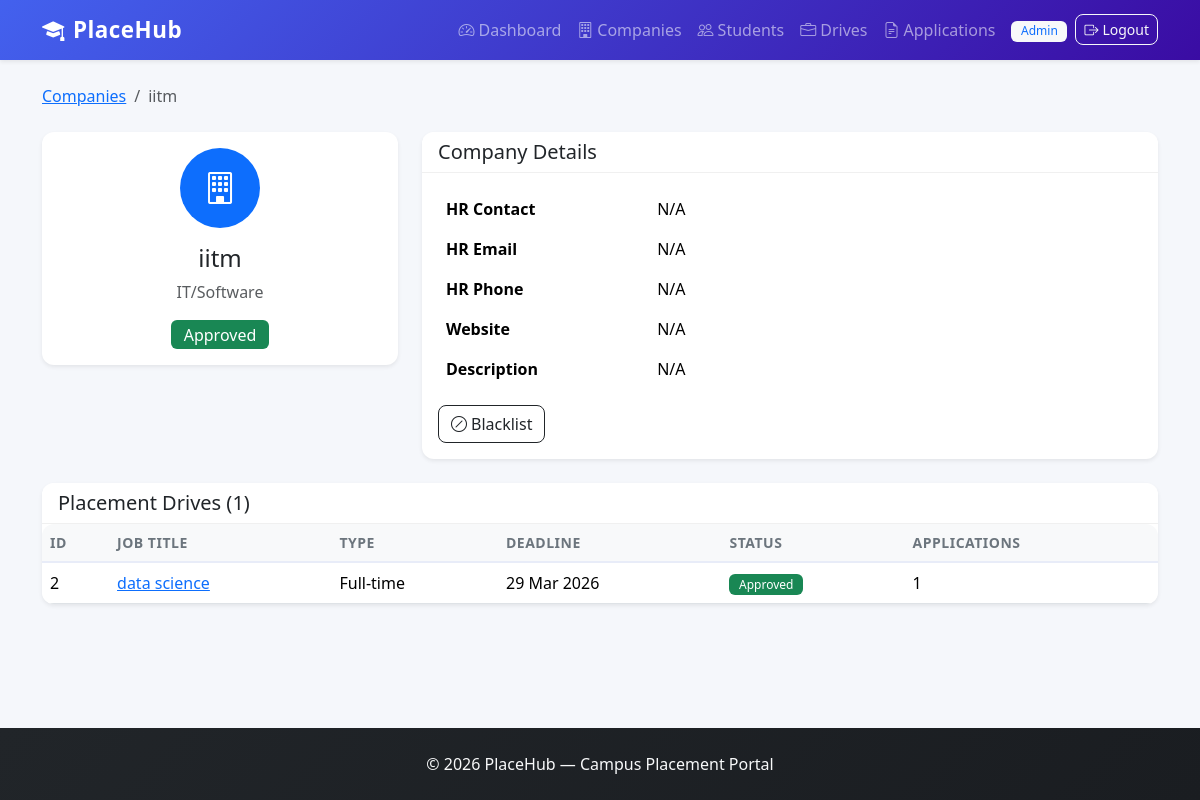
/admin/company/3 (signed in), run on the app's committed database.
### models.py (models this page shows, shortened)
class User(UserMixin, db.Model):
    __tablename__ = 'user'
    id = db.Column(db.Integer, primary_key=True)
    email = db.Column(db.String(120), unique=True, nullable=False)
    password_hash = db.Column(db.String(256), nullable=False)
    role = db.Column(db.String(20), nullable=False)
    is_active_account = db.Column(db.Boolean, default=True)
    created_at = db.Column(db.DateTime, default=datetime.utcnow)
    student_profile = db.relationship('StudentProfile', backref='user', uselist=False, lazy=True)
    company_profile = db.relationship('CompanyProfile', backref='user', uselist=False, lazy=True)
    @property
    def is_active(self):
        return self.is_active_account

class CompanyProfile(db.Model):
    __tablename__ = 'company_profile'
    id = db.Column(db.Integer, primary_key=True)
    user_id = db.Column(db.Integer, db.ForeignKey('user.id'), nullable=False)
    company_name = db.Column(db.String(200), nullable=False)
    hr_name = db.Column(db.String(100))
    hr_email = db.Column(db.String(120))
    hr_phone = db.Column(db.String(15))
    website = db.Column(db.String(200))
    industry = db.Column(db.String(100))
    description = db.Column(db.Text)
    logo_path = db.Column(db.String(256))
    approval_status = db.Column(db.String(20), default='pending')
    is_blacklisted = db.Column(db.Boolean, default=False)
    drives = db.relationship('PlacementDrive', backref='company', lazy=True)

class PlacementDrive(db.Model):
    __tablename__ = 'placement_drive'
    id = db.Column(db.Integer, primary_key=True)
    company_id = db.Column(db.Integer, db.ForeignKey('company_profile.id'), nullable=False)
    job_title = db.Column(db.String(200), nullable=False)
    job_description = db.Column(db.Text, nullable=False)
    job_type = db.Column(db.String(50))
    location = db.Column(db.String(200))
    salary_package = db.Column(db.String(100))
    eligibility_criteria = db.Column(db.Text)
    min_cgpa = db.Column(db.Float, default=0.0)
    departments_allowed = db.Column(db.String(500))
    application_deadline = db.Column(db.Date, nullable=False)
    status = db.Column(db.String(20), default='pending')
    created_at = db.Column(db.DateTime, default=datetime.utcnow)
    applications = db.relationship('Application', backref='drive', lazy=True)

### admin_routes.py (the view)
@admin_bp.route('/company/<int:company_id>')
@admin_required
def company_detail(company_id):
    company = CompanyProfile.query.get_or_404(company_id)
    drives = PlacementDrive.query.filter_by(company_id=company.id).all()
    return render_template('admin/company_detail.html', company=company, drives=drives)

### admin_routes.py (called while the page is built)
def admin_required(f):
    @wraps(f)
    @login_required
    def decorated(*args, **kwargs):
        if current_user.role != 'admin':
            flash('Access denied.', 'danger')
            return redirect(url_for('index'))
        return f(*args, **kwargs)
    return decorated

### app.py (called while the page is built)
@login_manager.user_loader
def load_user(user_id):
    return User.query.get(int(user_id))

### templates/admin/company_detail.html (shortened to what this page needs)
{% extends "base.html" %}
{% block content %}
<nav aria-label="breadcrumb" class="mb-4">
    <ol class="breadcrumb">
        <li class="breadcrumb-item"><a href="{{ url_for('admin.companies') }}">Companies</a></li>
        <li class="breadcrumb-item active">{{ company.company_name }}</li>
    </ol>
</nav>
<div class="row g-4">
    <div class="col-md-4">
        <div class="card border-0 shadow-sm">
            <div class="card-body text-center">
                <div class="bg-primary text-white rounded-circle d-inline-flex align-items-center justify-content-center mb-3" style="width:80px;height:80px;">
                    <i class="bi bi-building fs-2"></i>
                </div>
                <h4>{{ company.company_name }}</h4>
                <p class="text-muted">{{ company.industry or 'N/A' }}</p>
                {% if company.approval_status == 'pending' %}
                    <span class="badge bg-warning text-dark fs-6">Pending Approval</span>
                {% elif company.approval_status == 'approved' %}
                    <span class="badge bg-success fs-6">Approved</span>
                {% elif company.approval_status == 'rejected' %}
                    <span class="badge bg-danger fs-6">Rejected</span>
                {% endif %}
            </div>
        </div>
    </div>
    <div class="col-md-8">
        <div class="card border-0 shadow-sm">
            <div class="card-header bg-white"><h5 class="mb-0">Company Details</h5></div>
            <div class="card-body">
                <table class="table table-borderless">
                    <tr><th width="30%">HR Contact</th><td>{{ company.hr_name or 'N/A' }}</td></tr>
                    <tr><th>HR Email</th><td>{{ company.hr_email or 'N/A' }}</td></tr>
                    <tr><th>HR Phone</th><td>{{ company.hr_phone or 'N/A' }}</td></tr>
                    <tr><th>Website</th><td>{% if company.website %}<a href="{{ company.website }}" target="_blank">{{ company.website }}</a>{% else %}N/A{% endif %}</td></tr>
                    <tr><th>Description</th><td>{{ company.description or 'N/A' }}</td></tr>
                </table>
                <div class="mt-3">
                    <form method="POST" action="{{ url_for('admin.blacklist_company', company_id=company.id) }}" class="d-inline">
                        <button class="btn btn-outline-dark">
                            <i class="bi bi-slash-circle me-1"></i>{{ 'Unblacklist' if company.is_blacklisted else 'Blacklist' }}
                        </button>
                    </form>
                </div>
            </div>
        </div>
    </div>
</div>
<div class="card border-0 shadow-sm mt-4">
    <div class="card-header bg-white"><h5 class="mb-0">Placement Drives ({{ drives|length }})</h5></div>
    <div class="card-body p-0">
        {% if drives %}
        <div class="table-responsive">
            <table class="table table-hover mb-0">
                <thead class="table-light">
                    <tr>
                        <th>ID</th>
                        <th>Job Title</th>
                        <th>Type</th>
                        <th>Deadline</th>
                        <th>Status</th>
                        <th>Applications</th>
                    </tr>
                </thead>
                <tbody>
                    {% for d in drives %}
                    <tr>
                        <td>{{ d.id }}</td>
                        <td><a href="{{ url_for('admin.drive_detail', drive_id=d.id) }}">{{ d.job_title }}</a></td>
                        <td>{{ d.job_type or '-' }}</td>
                        <td>{{ d.application_deadline.strftime('%d %b %Y') }}</td>
                        <td>
                            {% if d.status == 'pending' %}<span class="badge bg-warning text-dark">Pending</span>
                            {% elif d.status == 'approved' %}<span class="badge bg-success">Approved</span>
                            {% elif d.status == 'closed' %}<span class="badge bg-secondary">Closed</span>
                            {% elif d.status == 'rejected' %}<span class="badge bg-danger">Rejected</span>
                            {% endif %}
                        </td>
                        <td>{{ d.applications|length }}</td>
                    </tr>
                    {% endfor %}
                </tbody>
            </table>
        </div>
        {% else %}
        <p class="text-muted text-center py-3">No drives created by this company.</p>
        {% endif %}
    </div>
</div>
{% endblock %}

### templates/base.html (shortened to what this page needs)
<!DOCTYPE html>
<html lang="en">
<head>
    <link href="https://cdn.jsdelivr.net/npm/bootstrap@5.3.2/dist/css/bootstrap.min.css" rel="stylesheet">
    <link href="https://cdn.jsdelivr.net/npm/bootstrap-icons@1.11.3/font/bootstrap-icons.min.css" rel="stylesheet">
    <link href="{{ url_for('static', filename='css/style.css') }}" rel="stylesheet">
</head>
<body>
    <nav class="navbar navbar-expand-lg navbar-dark bg-primary shadow-sm">
        <div class="container">
            <a class="navbar-brand fw-bold" href="{{ url_for('index') }}">
                <i class="bi bi-mortarboard-fill me-2"></i>PlaceHub
            </a>
            <div class="collapse navbar-collapse" id="navContent">
                <ul class="navbar-nav ms-auto align-items-center">
                    {% if current_user.is_authenticated %}
                        {% if current_user.role == 'admin' %}
                            <li class="nav-item"><a class="nav-link" href="{{ url_for('admin.dashboard') }}"><i class="bi bi-speedometer2 me-1"></i>Dashboard</a></li>
                            <li class="nav-item"><a class="nav-link" href="{{ url_for('admin.companies') }}"><i class="bi bi-building me-1"></i>Companies</a></li>
                            <li class="nav-item"><a class="nav-link" href="{{ url_for('admin.students') }}"><i class="bi bi-people me-1"></i>Students</a></li>
                            <li class="nav-item"><a class="nav-link" href="{{ url_for('admin.drives') }}"><i class="bi bi-briefcase me-1"></i>Drives</a></li>
                            <li class="nav-item"><a class="nav-link" href="{{ url_for('admin.applications') }}"><i class="bi bi-file-earmark-text me-1"></i>Applications</a></li>
                        {% endif %}
                        <li class="nav-item ms-2">
                            <span class="badge bg-light text-primary me-2">{{ current_user.role|title }}</span>
                        </li>
                        <li class="nav-item">
                            <a class="btn btn-outline-light btn-sm" href="{{ url_for('logout') }}"><i class="bi bi-box-arrow-right me-1"></i>Logout</a>
                        </li>
                    {% endif %}
                </ul>
            </div>
        </div>
    </nav>
    <main class="py-4">
        <div class="container">
            {% block content %}{% endblock %}
        </div>
    </main>
    <footer class="footer mt-auto py-4 bg-dark text-light">
        <div class="container text-center">
            <p class="mb-0">&copy; 2026 PlaceHub &mdash; Campus Placement Portal</p>
        </div>
    </footer>
</body>
</html>

### static/css/style.css (style rules this page uses)
:root { --primary-color: #4361ee; }
body { background-color: #f5f7fb; font-family: 'Segoe UI', system-ui, -apple-system, sans-serif; min-height: 100vh; display: flex; flex-direction: column; }
main { flex: 1; }
.navbar { background: linear-gradient(135deg, #4361ee 0%, #3a0ca3 100%) !important; }
.navbar-brand { font-size: 1.4rem; letter-spacing: 0.5px; }
.card { border-radius: 12px; transition: transform 0.15s ease, box-shadow 0.15s ease; }
.card-header { border-bottom: 1px solid #f0f0f0; border-radius: 12px 12px 0 0 !important; }
.table { border-radius: 12px; overflow: hidden; }
.table thead th { border-bottom: 2px solid #e8ecf8; font-weight: 600; font-size: 0.875rem; text-transform: uppercase; letter-spacing: 0.5px; color: #6c757d; }
.table tbody td { vertical-align: middle; }
.badge { font-weight: 500; padding: 0.4em 0.8em; }
.btn { border-radius: 8px; font-weight: 500; }
.breadcrumb { background: transparent; padding: 0; }
footer { background: linear-gradient(135deg, #212529 0%, #1a1d21 100%) !important; }

### data on the page
User: role "Admin"
CompanyProfile: company_name "iitm", industry "IT/Software", hr_name "N/A", hr_email "N/A", hr_phone "N/A", description "N/A", is_blacklisted "Blacklist"
PlacementDrive: id "2", job_title "data science", job_type "Full-time", application_deadline "29 Mar 2026", status "Approved", applications|length "1"

### other printed values
{{ drives|length }} "1"
